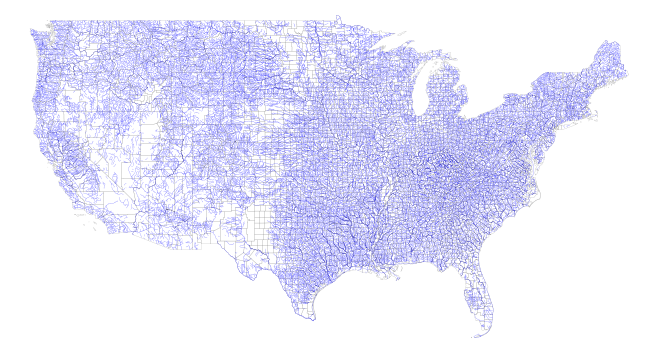

Recreate this plot in Python.
import os
import pandas as pd
import geopandas as gpd
import matplotlib.pyplot as plt
import matplotlib as mpl

#Setup
cd = os.path.join(os.path.expanduser("~"),r'documents',r'projects',r'rivers_and_streams')
cd_dot_dot = os.path.join(os.path.expanduser("~"),r'documents',r'projects')

#Load boundary shapefiles
county_shapfile_path = os.path.join(cd_dot_dot,r'cfs_cz_shapefile_and_distances',r'fips','fips.shp')
county_map = gpd.read_file(county_shapfile_path)
county_map = county_map.to_crs("EPSG:5070")
cz_shapfile_path = os.path.join(cd_dot_dot,r'cfs_cz_shapefile_and_distances',r'cz00','cz00.shp')
cz_map = gpd.read_file(cz_shapfile_path)
cz_map = cz_map.to_crs("EPSG:5070")

#Load rivers and streams shapefile
rivers_and_streams_shapefile_path = os.path.join(cd,r'USA_Rivers_and_Streams-shp','9ae73184-d43c-4ab8-940a-c8687f61952f2020328-1-r9gw71.0odx9.shp')
rivers_and_streams = gpd.read_file(rivers_and_streams_shapefile_path)
rivers_and_streams = rivers_and_streams.to_crs("EPSG:5070")
rivers_and_streams = rivers_and_streams[~(rivers_and_streams['State'] == 'AK') & ~(rivers_and_streams['State'] == 'HI') & ~(rivers_and_streams['State'] == 'PR')]

'''
#temporary indiana only to start
rivers_and_streams = rivers_and_streams[(rivers_and_streams['State'] == 'IN')]
county_map['state'] = county_map['fips'].str[:2]
county_map = county_map[(county_map['state'] == '18')]
'''

#Collect river and stream data by county
rivers_and_streams = rivers_and_streams[rivers_and_streams['Name'].notna()]
fips = county_map['fips']
number_of_rivers_and_streams = []
length_of_rivers_and_streams = []
to_fips = []
for loc in fips:
    a = county_map[county_map['fips'] == str(loc)]
    keep = gpd.clip(rivers_and_streams,a)
    to_fips.append(str(loc))
    number_of_rivers_and_streams.append(len(keep['Name'].unique()))
    length_of_rivers_and_streams.append((keep.length.sum()/1000).round(2))
    #in base case .length returns lengths in meters that are roughly equivalent
    #to mileage given in raw data (i.e. total length in 'miles' of named rivers
    #in IN is 8547.95, whereas total length in meters using .length is 13726886.76
    #which is equivalent to 8529.49 miles
    #the ratio of .length to raw data total is: 8529.49/8547.95 = 0.9978
    #ratio for IN once split and calculated by county is 13866.08km == 8615.98 miles
    #which represnets and over reporting of 1.00795, less than 1%
    print(str(loc))

#Output by county data to .csv
river_data = pd.DataFrame(
    {'fips': to_fips,
     'number_rivers_and_streams': number_of_rivers_and_streams,
     'length_of_rivers_and_streams': length_of_rivers_and_streams
    })
river_data_path = os.path.join(cd,r'river_data.csv')
river_data.to_csv(river_data_path)

#Plot rivers
fig, ax = plt.subplots(1, figsize=(8.5,6.5))
ax.axis('off')
rivers_and_streams.plot(ax=ax,facecolor="none",linewidth=0.1,edgecolor='blue')
county_map.plot(ax=ax,facecolor="none",linewidth=0.1,edgecolor='gray')

rivers_and_streams_img_path = os.path.join(cd,r'rivers_and_streams.png')
plt.savefig(rivers_and_streams_img_path,bbox_inches='tight',pad_inches=0,dpi=100)



#only named rivers and streams in order to only county each river/stream once per county




